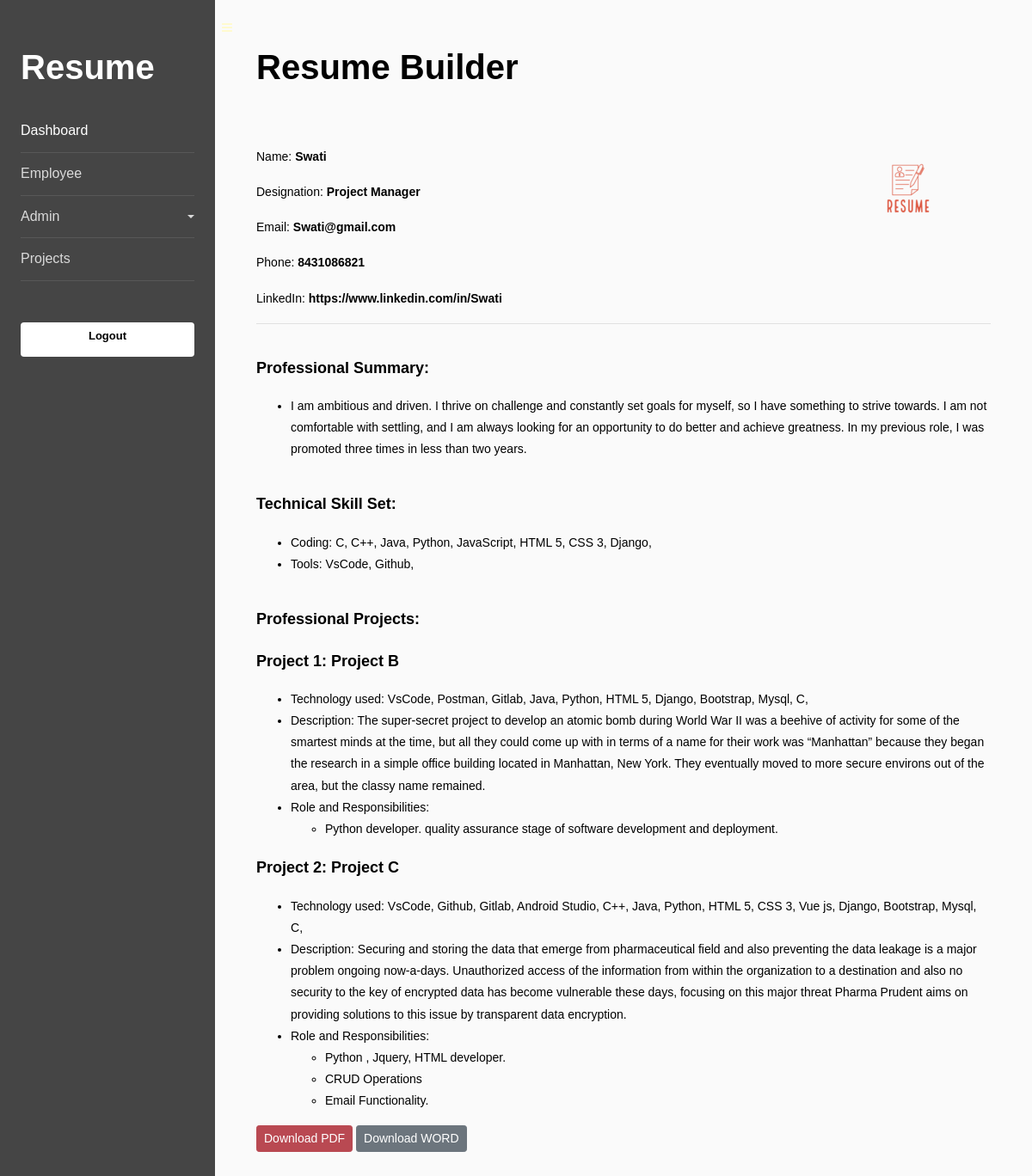
/view_resume/1, run on the app's committed database.
### resume/models.py (models this page shows, shortened)
class Employee(models.Model):
    name = models.CharField(max_length=50)
    email = models.EmailField(max_length=255, blank=True)
    phone = models.CharField(max_length=20)
    linkedin = models.URLField(max_length=200)
    professional_summary = models.TextField()
    tools = models.ManyToManyField(Tool)
    coding_skills = models.ManyToManyField(CodingSkill)
    designation = models.ForeignKey(Designation, on_delete=models.CASCADE)
    is_current_employee = models.BooleanField(default=True)
    is_deleted = models.BooleanField(default=False)
    mapped_project = models.ManyToManyField(Projects)

class Designation(models.Model):
    name = models.CharField(max_length=50)
    def __str__(self):
        return self.name

class CodingSkill(models.Model):
    name = models.CharField(max_length=255)
    flag = models.IntegerField(default=1)
    def __str__(self):
        return self.name

class Tool(models.Model):
    name = models.CharField(max_length=100)
    flag = models.BooleanField(default=True)
    def __str__(self):
        return self.name

class Projects(models.Model):
    project_name = models.CharField(max_length=255)
    technology_used = models.CharField(max_length=255)
    description = models.TextField()
    role_responsibilities = models.TextField()
    start_date = models.DateField(null=True, blank=True)
    end_date = models.DateField(null=True, blank=True)
    is_active = models.BooleanField(default=True)
    flag = models.BooleanField(default=1)

### resume/views.py (the view)
# urls.py: path('view_resume/<int:id>', views.view_resume, name="view_resume"),
def view_resume(request,id):
    employee = get_object_or_404(Employee, id=id)
    ename = employee.name
    edesignation=employee.designation
    eeamil = employee.email
    ephone = employee.phone
    elinkedin = employee.linkedin
    epsummery = employee.professional_summary.split('#')
    etools=employee.tools.all()
    eskill=employee.coding_skills.all()
    eid=id
    eproject=employee.mapped_project.all()
    for project in eproject:
        project.role_responsibilities = project.role_responsibilities.split('#')
        project.technology_used = ast.literal_eval(project.technology_used)
    context = {
        'ename': ename,
        'edesignation': edesignation,
        'eemail' : eeamil,
        'ephone' : ephone,
        'elinkedin' : elinkedin,
        'epsummery': epsummery,
        'etools': etools,
        'eskill': eskill,
        'eid': eid,
        'eproject': eproject,
        }
    return render(request, 'resume.html', context)

### templates/resume.html (shortened to what this page needs)
{% extends 'home.html' %}
{% load static %}
{% block content %}
<div id="pdf-content" style="color:black ;">
	<div class="logo"  style="float:right ;">
		<img src="{% static 'D:\intern\Resumeee Internship\static\image\jumpwhere.png' %}" alt="JumpWhere">
	</div>
    <p class="name" style="padding-top: 1cm;display:block;">Name: <b>{{ ename }}</b></p>
    <p class="designation" style="padding-top: -0.25cm;">Designation: <b>{{ edesignation }}</b></p>
	<p class="email" style="padding-top: -0.25cm;">Email: <b>{{ eemail }}</b></p>
	<p class="phone" style="padding-top: -0.25cm;">Phone: <b>{{ ephone }}</b></p>
	<p class="linkedin" style="padding-top: -0.25cm;">LinkedIn: <b>{{ elinkedin }}</b></p>
	<hr>
	<p class="heading" style="padding-top: 0.5cm;font-size: large;font-weight: bold;">Professional Summary:</p>
	<ul>
		{% for summary in epsummery %}
        {% if summary %}
            <li>{{ summary }}</li>
        {% endif %}
   		{% endfor %}
	</ul>
	<p class="heading1" style="padding-top: 0.5cm;font-size: large;font-weight: bold;">Technical Skill Set:</p>
	<ul>
		<li>Coding: {% for skill in eskill %}{{ skill }}, {% endfor %}</li>
		<li>Tools: {% for tool in etools %}{{ tool }}, {% endfor %}</li>
	</ul>
	<p class="heading1" style="padding-top: 0.5cm;font-size: large;font-weight: bold;">Professional Projects:</p>
	{% for project in eproject %}
	<p style="font-size:large;font-weight:bold">Project {{ forloop.counter }}: {{ project.project_name }}</p>
	<ul>
		<li>Technology used: {% for tech in project.technology_used %}{{ tech }}, {% endfor %}</li>
		<li>Description: {{ project.description }}</li>
		<li>Role and Responsibilities:</li>
		<ul>
			{% for responsibility in project.role_responsibilities %}
				<li>{{ responsibility }}</li>
			{% endfor %}
		</ul>
	</ul>
{% endfor %}
</div>
<button  class="btn btn-sm btn-primary"onclick="downloadPDF()">Download PDF</button>
<button class="btn btn-sm btn-secondary " onclick="Export2Wor('pdf-content', filename = '{{ ename }}')">Download WORD</button>
{% endblock %}

### templates/home.html (shortened to what this page needs)
{% load static %}
<!DOCTYPE html>
<html lang="en">
<head>
    <link rel="stylesheet" href="https://stackpath.bootstrapcdn.com/font-awesome/4.7.0/css/font-awesome.min.css">
    <link rel="stylesheet" href="{% static 'D:\intern\Resumeee Internship\static\css\style.css' %}">
    <link rel="stylesheet" href="{% static 'css/dashboard.css' %}">
</head>
<body>
    <div class="wrapper d-flex align-items-stretch">
        <nav id="sidebar">
            <div class="custom-menu">
                    <i class="fa fa-bars"></i>
            </div>
            <div class="p-4 pt-5">
                <h1><a href="{% url 'dashboard' %}" class="logo">Resume</a></h1>
                <ul class="list-unstyled components mb-5">
                    <li class="active">
                        <a href="{% url 'dashboard' %}" >Dashboard</a>
                    </li>
                    <li>
                        <a href="{% url 'list' %}">Employee</a>
                    </li>
                    <li>
                        <a href="#pageSubmenu" data-toggle="collapse" aria-expanded="false"
                            class="dropdown-toggle">Admin</a>
                    </li>
                    <li>
                        <a href="{% url 'project_list' %}">Projects</a>
                    </li>
                </ul>
                <div class="mb-5">
                    <div action="#" class="colorlib-subscribe-form">
                        <div class="form-group d-flex">
                            <a class="form-control"
                                style="font-weight:bolder; color:black;text-align:center;font-weight:bolder;"
                                href="{% url 'logout' %}">Logout</a>
                        </div>
                    </div>
                </div>
            </div>
        </nav>
        <div id="content" class="p-4 p-md-5 pt-5">
            <h1 class="mb-4" style="font-weight:bolder;">Resume Builder</h1>
            {% block content %}
            {% endblock %}
        </div>
</body>
</html>

### templates/resume.html (style rules this page uses)
.name { padding-top: 1cm; }
.designation { padding-top: -0.25cm; }
.heading { padding-top: 0.5cm; font-size: large; font-weight: bold; }
.heading1 { font-size: large; font-weight: bold; }

### data on the page
Employee: name "Swati", email "Swati@gmail.com", phone "8431086821", linkedin "https://www.linkedin.com/in/Swati", epsummery "I am ambitious and driven. I thrive on challenge and constantly set goals for myself, so I have something to strive towards. I am not comfortable with settling, and I am always looking for an opportunity to do better and achieve greatness. In my previous role, I was promoted three times in less than two years."
Designation: name "Project Manager"
CodingSkill: name "C"
CodingSkill: name "C++"
CodingSkill: name "Java"
CodingSkill: name "Python"
CodingSkill: name "JavaScript"
CodingSkill: name "HTML 5"
CodingSkill: name "CSS 3"
CodingSkill: name "Django"
Tool: name "VsCode"
Tool: name "Github"
Projects: project_name "Project B", technology_used "VsCode" "Postman" "Gitlab" "Java" "Python" "HTML 5" "Django" "Bootstrap" "Mysql" "C", description "The super-secret project to develop an atomic bomb during World War II was a beehive of activity for some of the smartest minds at the time, but all they could come up with in terms of a name for their work was “Manhattan” because they began the research in a simple office building located in Manhattan, New York. They eventually moved to more secure environs out of the area, but the classy name remained.", role_responsibilities "Python developer. quality assurance stage of software development and deployment."
Projects: project_name "Project C", technology_used "VsCode" "Github" "Gitlab" "Android Studio" "C++" "Java" "Python" "HTML 5" "CSS 3" "Vue js" "Django" "Bootstrap" "Mysql" "C", description "Securing and storing the data that emerge from pharmaceutical field and also preventing the data leakage is a major problem ongoing now-a-days. Unauthorized access of the information from within the organization to a destination and also no security to the key of encrypted data has become vulnerable these days, focusing on this major threat Pharma Prudent aims on providing solutions to this issue by transparent data encryption.", role_responsibilities "Python , Jquery, HTML developer." "CRUD Operations" "Email Functionality."
